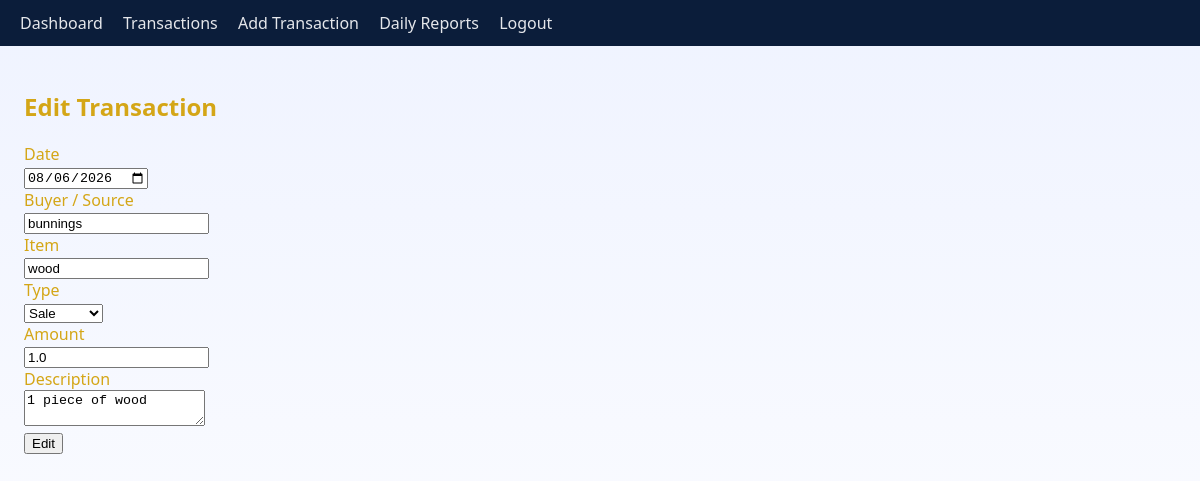
/transactions/edit/8 (signed in), run on the app's committed database.
### tables this page shows
CREATE TABLE transactions (
        id INTEGER PRIMARY KEY AUTOINCREMENT,
        counterparty TEXT NOT NULL,
        item TEXT NOT NULL,
        transaction_type TEXT NOT NULL,
        amount REAL NOT NULL,
        date TEXT NOT NULL,
        description TEXT,
        created_by TEXT NOT NULL,
        created_at TEXT NOT NULL
    );

### app.py (the view, shortened to what this page needs)
@app.route('/transactions/edit/<int:tid>', methods=['GET', 'POST'])
@login_required
@owner_required
def edit_transaction(tid):
    tx = query_db('SELECT * FROM transactions WHERE id = ?', (tid,), one=True)
    if not tx:
        flash('Transaction not found', 'danger')
        return redirect(url_for('transactions'))
    return render_template('add_edit_transaction.html', action='Edit', tx=tx)

### app.py (called while the page is built)
def get_db():
    db = getattr(g, '_database', None)
    if db is None:
        db = g._database = sqlite3.connect(DB_PATH)
        db.row_factory = sqlite3.Row
    return db

@app.teardown_appcontext
def close_connection(exception):
    db = getattr(g, '_database', None)
    if db is not None:
        db.close()

def query_db(query, args=(), one=False):
    cur = get_db().execute(query, args)
    rv = cur.fetchall()
    cur.close()
    return (rv[0] if rv else None) if one else rv

def login_required(f):
    from functools import wraps
    @wraps(f)
    def wrapped(*args, **kwargs):
        if 'user_id' not in session:
            return redirect(url_for('login'))
        return f(*args, **kwargs)
    return wrapped

def owner_required(f):
    from functools import wraps
    @wraps(f)
    def wrapped(*args, **kwargs):
        if session.get('role') != 'owner':
            flash('Owner access required', 'danger')
            return redirect(url_for('dashboard'))
        return f(*args, **kwargs)
    return wrapped

@app.before_request
def load_logged_in_user():
    user_id = session.get('user_id')
    g.user = None
    if user_id:
        g.user = query_db('SELECT id, username, role FROM users WHERE id = ?', (user_id,), one=True)

### templates/add_edit_transaction.html (shortened to what this page needs)
{% extends 'base.html' %}
{% block content %}
<h2>{{ action }} Transaction</h2>
<form method="post" class="transaction-form">
  <label>Date<br><input name="date" type="date" value="{{ tx['date'] if tx else '' }}"></label><br>
  <label>Buyer / Source<br><input name="counterparty" value="{{ tx['counterparty'] if tx else '' }}"></label><br>
  <label>Item<br><input name="item" value="{{ tx['item'] if tx else '' }}"></label><br>
  <label>Type<br>
    <select name="transaction_type">
      <option value="sale" {% if tx and tx['transaction_type'] == 'sale' %}selected{% endif %}>Sale</option>
    </select>
  </label><br>
  <label>Amount<br><input name="amount" type="number" min="1" step="0.01" value="{{ tx['amount'] if tx else '' }}"></label><br>
  <label>Description<br><textarea name="description">{{ tx['description'] if tx else '' }}</textarea></label><br>
  <button type="submit">{{ action }}</button>
</form>
{% endblock %}

### static/style.css (style rules this page uses)
body { font-family: 'Segoe UI', Tahoma, Geneva, Verdana, sans-serif; margin: 0; padding: 0; background: linear-gradient(180deg, #eff3ff 0%, #ffffff 100%); color: #D4a617; }

### data on the page
transactions: date "08/06/2026", counterparty "bunnings", item "wood", transaction_type "Sale", amount "1.0", description "1 piece of wood"

### other printed values
{{ action }} "Edit"
